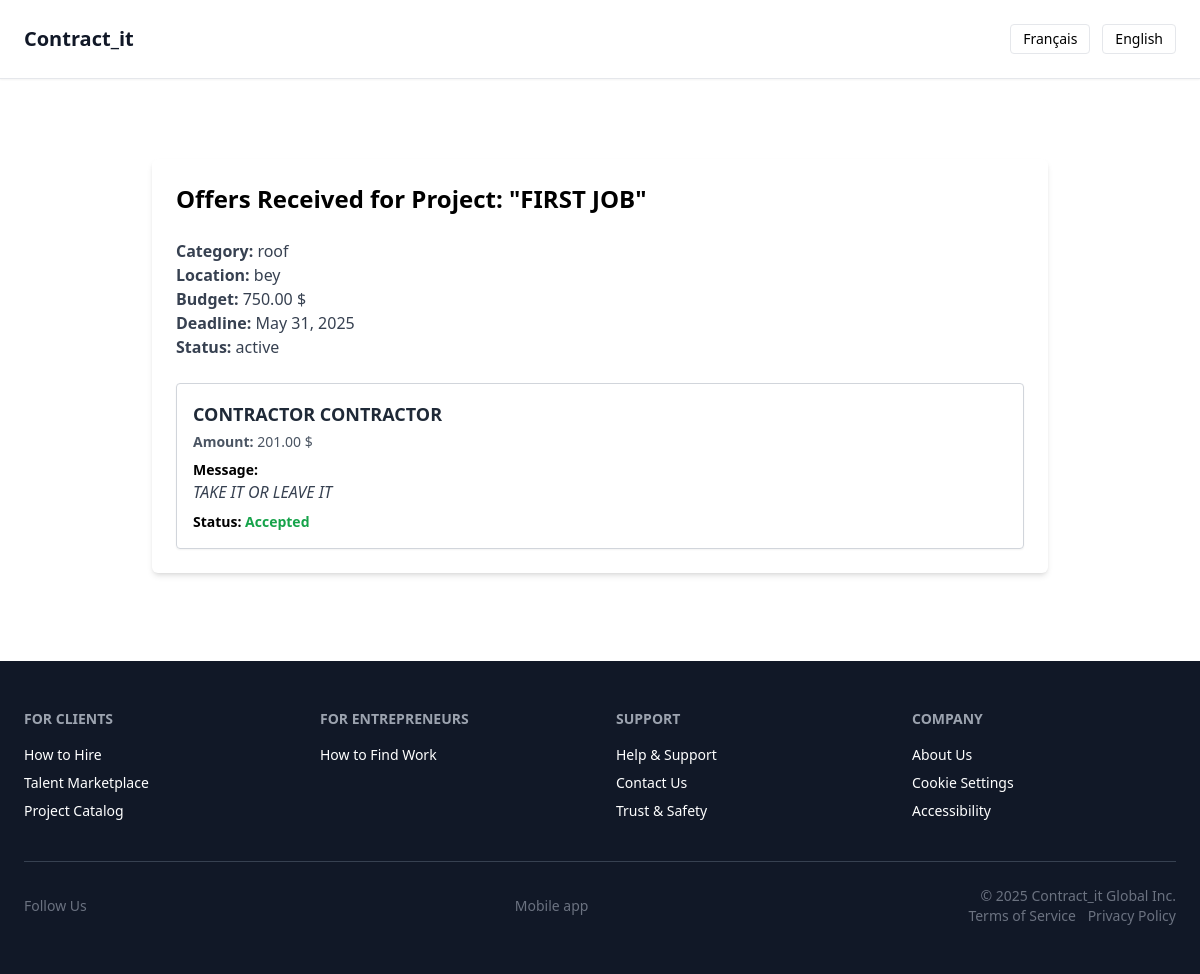
/en/bids/view_bids/1/ (signed in), run on the app's committed database.
### projects/models.py (models this page shows, shortened)
class Project(models.Model):
    STATUS_CHOICES = [
        ('active', 'Actif'),          # Projet publié, ouvert aux offres
        ('in_progress', 'En cours'),  # Projet attribué à un entrepreneur
        ('completed', 'Terminé'),     # Projet complété
        ('cancelled', 'Annulé'),      # Projet annulé ou retiré
    ]
    is_public = models.BooleanField(
        default=True,
        help_text="Le projet est-il visible publiquement ? (True = tous les entrepreneurs peuvent le voir)"
    )
    client = models.ForeignKey(
        CustomUser,
        on_delete=models.SET_NULL,          # Si le client est supprimé → champ devient NULL
        null=True,
        blank=True,
        related_name='projects_posted',     # Permet d’appeler client.projects_posted.all()
        limit_choices_to={'is_client': True},  # Restreint aux utilisateurs clients
        help_text="Utilisateur (client) qui a publié ce projet"
    )
    contractor = models.ForeignKey(
        CustomUser,
        on_delete=models.SET_NULL,          # Si le contractor est supprimé → champ devient NULL
        null=True,
        blank=True,
        related_name='projects_awarded',    # Permet d’appeler contractor.projects_awarded.all()
        limit_choices_to={'is_contractor': True},  # Restreint aux utilisateurs entrepreneurs
        help_text="Utilisateur (entrepreneur) sélectionné pour ce projet (facultatif)"
    )
    title = models.CharField(
        max_length=255,
        help_text="Titre clair et court du projet (ex. : Rénovation salle de bain)"
    )
    description = models.TextField(
        help_text="Description complète des travaux à réaliser"
    )
    category = models.CharField(
        max_length=100,
        help_text="Type de projet ou domaine requis (ex : Électricité, Peinture)"
    )
    location = models.CharField(
        max_length=255,
        help_text="Lieu d'exécution des travaux (ville, région, etc.)"
    )
    budget = models.DecimalField(
        max_digits=10,  # Jusqu’à 9 999 999.99
        decimal_places=2,
        help_text="Budget estimé ou alloué pour le projet (en dollars CAD)"
    )
    deadline = models.DateField(
        help_text="Date limite souhaitée pour l’achèvement du projet"
    )
    status = models.CharField(
        max_length=20,
        choices=STATUS_CHOICES,
        default='active',
        help_text="Statut actuel du projet (actif, en cours, terminé ou annulé)"
    )
    ai_drafted = models.BooleanField(
        default=False,
        help_text="Ce projet a-t-il été rédigé automatiquement par l’assistant IA ?"
    )
    created_at = models.DateTimeField(
        auto_now_add=True,
        help_text="Date de création automatique lors de la publication"
    )
    updated_at = models.DateTimeField(
        auto_now=True,
        help_text="Mise à jour automatique à chaque modification"
    )

### bids/models.py (models this page shows, shortened)
class Bid(models.Model):
    contractor = models.ForeignKey(
        settings.AUTH_USER_MODEL,            # 🔗 Utilise le modèle utilisateur personnalisé
        on_delete=models.CASCADE,            # ❌ Supprimer l'utilisateur supprime aussi ses offres
        help_text="Entrepreneur ayant soumis cette offre"
    )
    project = models.ForeignKey(
        Project,                             # 🔗 Relation vers un projet
        on_delete=models.CASCADE,           # ❌ Supprimer le projet supprime aussi les bids liées
        related_name='bids',                # Permet project.bids.all()
        help_text="Projet pour lequel cette offre a été soumise"
    )
    amount = models.DecimalField(
        max_digits=10,                      # Ex. : 9999999.99
        decimal_places=2,
        help_text="Montant total proposé pour réaliser le projet"
    )
    message = models.TextField(
        help_text="Message explicatif du contracteur (motivation, délai, etc.)"
    )
    STATUS_CHOICES = [
        ('pending', 'En attente'),          # 🕐 En cours d'examen
        ('accepted', 'Acceptée'),           # ✅ Sélectionnée par le client
        ('rejected', 'Rejetée'),            # ❌ Refusée par le client
    ]
    status = models.CharField(
        max_length=10,
        choices=STATUS_CHOICES,
        default='pending',
        help_text="Statut actuel de la soumission"
    )
    created_at = models.DateTimeField(
        auto_now_add=True,                 # ⏱️ Automatiquement définie lors de la création
        help_text="Date à laquelle l’offre a été soumise"
    )

### accounts/models.py (models this page shows, shortened)
class CustomUser(AbstractBaseUser, PermissionsMixin):
    email = models.EmailField(unique=True, help_text="Adresse courriel utilisée pour se connecter à la plateforme. Obligatoire.")
    first_name = models.CharField(max_length=150, blank=True, help_text="Prénom de l'utilisateur. Optionnel.")
    last_name = models.CharField(max_length=150, blank=True, help_text="Nom de famille de l'utilisateur. Optionnel.")
    phone = models.CharField(max_length=15, blank=True, help_text="Numéro de téléphone. Optionnel.")
    city = models.CharField(max_length=100, help_text="Ville de résidence de l'utilisateur. Obligatoire.")
    language = models.CharField(max_length=10, choices=LANGUAGE_CHOICES, default='fr', help_text="Langue de l'interface utilisateur.")
    profile_picture = models.ImageField(
        upload_to='profiles/',
        blank=True,
        null=True,
        default='core/images/default-avatar.jpg',
        help_text="Photo de profil affichée publiquement. Optionnel."
    )
    bio = models.TextField(blank=True, help_text="Courte biographie affichée publiquement. Optionnel.")
    company_name = models.CharField(max_length=255, blank=True, help_text="Nom d'entreprise ou identité professionnelle. Optionnel.")
    is_verified = models.BooleanField(default=False, help_text="Statut de vérification validé manuellement par l'équipe. Optionnel.")
    date_joined = models.DateTimeField(auto_now_add=True, help_text="Date d'inscription de l'utilisateur. Générée automatiquement.")
    is_client = models.BooleanField(default=False, help_text="L'utilisateur peut publier des projets (client).")
    is_contractor = models.BooleanField(default=False, help_text="L'utilisateur peut proposer ses services (entrepreneur).")
    specialties = models.CharField(max_length=255, blank=True, help_text="Spécialités : plomberie, électricité, toiture, etc.")
    hourly_rate = models.DecimalField(max_digits=8, decimal_places=2, null=True, blank=True, help_text="Tarif horaire proposé. Optionnel.")
    availability = models.CharField(max_length=100, blank=True, help_text="Disponibilité actuelle (ex. : Disponible en juin).")
    certifications = models.TextField(blank=True, help_text="Certifications détenues (RBQ, ASP, etc.).")
    project_history_count = models.PositiveIntegerField(default=0, help_text="Nombre total de projets publiés.")
    USERNAME_FIELD = 'email'
    REQUIRED_FIELDS = ['language']
    objects = CustomUserManager()
    is_active = models.BooleanField(default=True, help_text="Statut actif du compte.")
    is_staff = models.BooleanField(default=False, help_text="Autorisation d'accès à l’interface d’administration.")

### bids/views.py (the view)
@login_required
def project_bids_view(request, project_id):
    project = get_object_or_404(Project, pk=project_id)
    if request.user != project.client:
        return render(request, "core/403.html", status=403)
    bids = Bid.objects.filter(project=project).order_by('-created_at')
    return render(request, 'bids/project_bids.html', {
        'project': project,
        'bids': bids,
    })

### accounts/context_processors.py (called while the page is built)
def user_roles(request):
    user = request.user  # 🔍 Récupère l’utilisateur connecté (AnonymousUser si non connecté)
    return {
        'is_client': getattr(user, 'is_client', False),         # ✅ True si client, sinon False
        'is_contractor': getattr(user, 'is_contractor', False)  # ✅ True si entrepreneur, sinon False
    }

### bids/templates/bids/project_bids.html (shortened to what this page needs)
{% extends "core/useful/base2.html" %}
{% load i18n %}
{% block content %}
<div class="max-w-4xl mx-auto mt-10 p-6 bg-white shadow-md rounded-md">
    <h2 class="text-2xl font-bold mb-6">
        {% trans "Offers Received for Project:" %} "{{ project.title }}"
    </h2>
    <div class="mb-6 text-gray-700">
        <p><strong>{% trans "Category:" %}</strong> {{ project.category }}</p>
        <p><strong>{% trans "Location:" %}</strong> {{ project.location }}</p>
        <p><strong>{% trans "Budget:" %}</strong> {{ project.budget }} $</p>
        <p><strong>{% trans "Deadline:" %}</strong> {{ project.deadline }}</p>
        <p><strong>{% trans "Status:" %}</strong> {{ project.status }}</p>
    </div>
    {% if bids %}
        <div class="space-y-6">
            {% for bid in bids %}
            <div class="p-4 border border-gray-300 rounded shadow-sm">
                <h3 class="text-lg font-semibold text-gray-800">
                    {{ bid.contractor.first_name }} {{ bid.contractor.last_name }}
                </h3>
                <p class="text-sm text-gray-600 mt-1">
                    <strong>{% trans "Amount:" %}</strong> {{ bid.amount }} $
                </p>
                <p class="text-sm mt-2"><strong>{% trans "Message:" %}</strong></p>
                <p class="text-gray-700 italic">{{ bid.message }}</p>
                <p class="mt-2 text-sm">
                    <strong>{% trans "Status:" %}</strong>
                    {% if bid.status == 'pending' %}
                        <span class="text-yellow-600">{% trans "Pending" %}</span>
                    {% elif bid.status == 'accepted' %}
                        <span class="text-green-600 font-semibold">{% trans "Accepted" %}</span>
                    {% elif bid.status == 'rejected' %}
                        <span class="text-red-600">{% trans "Rejected" %}</span>
                    {% endif %}
                </p>
            </div>
            {% endfor %}
        </div>
    {% else %}
        <p class="text-gray-500 italic">{% trans "No bids received for this project yet." %}</p>
    {% endif %}
</div>
{% endblock %}

### data on the page
Project: title "FIRST JOB", category "roof", location "bey", budget "750.00", deadline "May 31, 2025", status "active"
Bid: contractor.first_name "CONTRACTOR", contractor.last_name "CONTRACTOR", amount "201.00", message "TAKE IT OR LEAVE IT"
